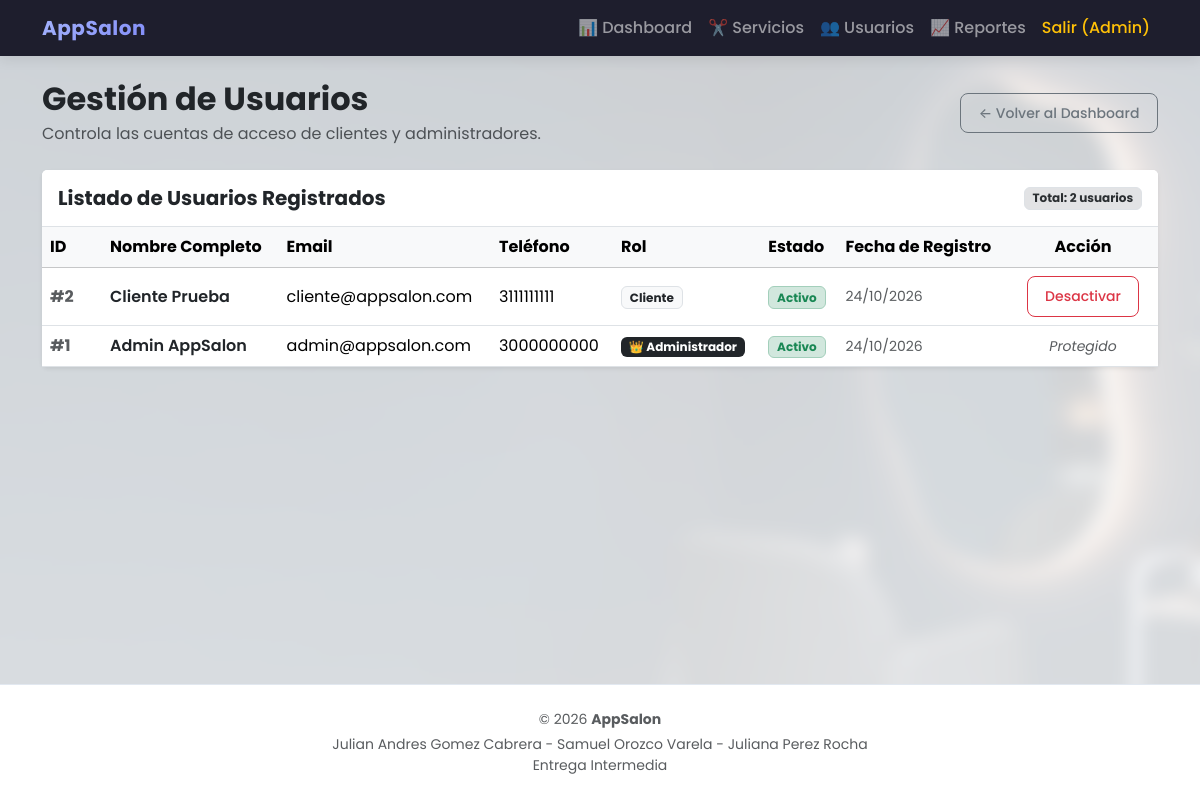
Screenshot of /index.php?url=admin/usuarios (signed in) with the database file from the repository.
### tables this page shows
CREATE TABLE usuarios (
  id INT PRIMARY KEY AUTO_INCREMENT,
  nombre VARCHAR(60) NOT NULL,
  apellido VARCHAR(60) NOT NULL,
  email VARCHAR(60) UNIQUE NOT NULL,
  password VARCHAR(255) NOT NULL,
  telefono VARCHAR(10),
  admin TINYINT(1) DEFAULT 0,
  confirmado TINYINT(1) DEFAULT 0,
  token VARCHAR(15),
  created_at TIMESTAMP DEFAULT CURRENT_TIMESTAMP,
  updated_at TIMESTAMP DEFAULT CURRENT_TIMESTAMP ON UPDATE CURRENT_TIMESTAMP
);

### includes/functions.php (called while the page is built, shortened)
<?php
function e($texto): string {
    return htmlspecialchars((string)$texto, ENT_QUOTES, 'UTF-8');
}
function render(string $vista, array $datos = []): void {
    extract($datos);
    include __DIR__ . '/../views/layout/header.php';
    include __DIR__ . '/../views/' . $vista . '.php';
    include __DIR__ . '/../views/layout/footer.php';
}

### controllers/AdminController.php (called while the page is built, shortened)
<?php
class AdminController {
    public function usuarios() {
        $usuarios = User::todos();
        render('admin/usuarios', [
            'usuarios' => $usuarios
        ]);
    }
}

### public/index.php (called while the page is built, shortened)
<?php
require_once __DIR__ . '/../includes/functions.php';
$rutas = [
    'auth/login'    => ['AuthController', 'login'],
    'auth/registro' => ['AuthController', 'registro'],
    'auth/logout'   => ['AuthController', 'logout'],
    'servicios/index'   => ['ServiceController', 'index'],
    'servicios/admin'   => ['ServiceController', 'admin'],
    'servicios/crear'   => ['ServiceController', 'crear'],
    'servicios/editar'  => ['ServiceController', 'editar'],
    'servicios/eliminar'=> ['ServiceController', 'eliminar'],
    'citas/crear'          => ['AppointmentController', 'crear'],
    'citas/editar'         => ['AppointmentController', 'editar'],
    'citas/mis-citas'      => ['AppointmentController', 'misCitas'],
    'citas/cancelar'       => ['AppointmentController', 'cancelar'],
    'citas/horas-ocupadas' => ['AppointmentController', 'horasOcupadas'],
    'citas/ver-correo'     => ['AppointmentController', 'verCorreoCita'],
    'admin/dashboard'      => ['AdminController', 'index'],
    'admin/cita-estado'    => ['AdminController', 'cambiarEstadoCita'],
    'admin/usuarios'       => ['AdminController', 'usuarios'],
    'admin/usuario-toggle' => ['AdminController', 'toggleUsuario'],
    'admin/disponibilidad' => ['AdminController', 'disponibilidad'],
    'admin/bloquear-hora'  => ['AdminController', 'bloquearHora'],
    'admin/liberar-hora'   => ['AdminController', 'liberarHora'],
    'admin/buzon'          => ['AdminController', 'buzon'],
    'admin/buzon-ver'      => ['AdminController', 'verCorreo'],
    'reportes/index' => ['ReportController', 'index'],
    'reportes/csv'   => ['ReportController', 'csv'],
    'reportes/pdf'   => ['ReportController', 'pdf'],
];
$url = $_GET['url'] ?? 'servicios/index';
try {
    [$controlador, $metodo] = $rutas[$url];
    (new $controlador())->$metodo();
} catch (Throwable $ex) {
    error_log($ex->getMessage());
    http_response_code(500);
    render('error', ['mensaje' => 'Ocurrió un error inesperado']);
}

### models/User.php (called while the page is built, shortened)
<?php
class User {
    public static function todos(): array {
        $db = conectarDB();
        $query = "SELECT id, nombre, apellido, email, telefono, admin, confirmado, created_at
                  FROM usuarios
                  ORDER BY id DESC";
        return $db->query($query)->fetchAll();
    }
}

### views/admin/usuarios.php (the view, shortened to what this page needs)
<div class="d-flex justify-content-between align-items-center mb-4">
    <div>
        <h1 class="h2 fw-bold text-dark mb-1">Gestión de Usuarios</h1>
        <p class="text-muted mb-0">Controla las cuentas de acceso de clientes y administradores.</p>
    </div>
    <a href="<?= BASE_URL ?>/index.php?url=admin/dashboard" class="btn btn-outline-secondary btn-sm">
        ← Volver al Dashboard
    </a>
</div>
<div class="card shadow-sm border-0">
    <div class="card-header bg-white py-3 border-bottom d-flex justify-content-between align-items-center">
        <h5 class="mb-0 fw-bold">Listado de Usuarios Registrados</h5>
        <span class="badge bg-secondary-subtle text-secondary-emphasis border">
            Total: <?= count($usuarios) ?> usuarios
        </span>
    </div>
    <div class="table-responsive">
        <table class="table table-hover align-middle mb-0">
            <thead class="table-light">
                <tr>
                    <th style="width: 60px;">ID</th>
                    <th>Nombre Completo</th>
                    <th>Email</th>
                    <th>Teléfono</th>
                    <th>Rol</th>
                    <th>Estado</th>
                    <th>Fecha de Registro</th>
                    <th class="text-center" style="width: 150px;">Acción</th>
                </tr>
            </thead>
            <tbody>
                <?php foreach ($usuarios as $u): ?>
                    <tr>
                        <td class="text-muted fw-bold">#<?= e($u['id']) ?></td>
                        <td class="fw-semibold text-dark">
                            <?= e($u['nombre'] . ' ' . $u['apellido']) ?>
                        </td>
                        <td><?= e($u['email']) ?></td>
                        <td><?= e($u['telefono'] ?? 'Sin registrar') ?></td>
                        <td>
                            <?php if (!empty($u['admin'])): ?>
                                <span class="badge bg-dark">👑 Administrador</span>
                            <?php else: ?>
                                <span class="badge bg-light text-dark border">Cliente</span>
                            <?php endif; ?>
                        </td>
                        <td>
                            <?php if (!empty($u['confirmado'])): ?>
                                <span class="badge bg-success-subtle text-success border border-success-subtle">Activo</span>
                            <?php else: ?>
                                <span class="badge bg-danger-subtle text-danger border border-danger-subtle">Inactivo</span>
                            <?php endif; ?>
                        </td>
                        <td class="small text-muted">
                            <?= date('d/m/Y', strtotime($u['created_at'])) ?>
                        </td>
                        <td class="text-center">
                            <?php if (!empty($u['admin'])): ?>
                                <span class="text-muted small fst-italic">Protegido</span>
                            <?php else: ?>
                                <form action="<?= BASE_URL ?>/index.php?url=admin/usuario-toggle" method="POST">
                                    <?php if (!empty($u['confirmado'])): ?>
                                        <button type="submit" class="btn btn-sm btn-outline-danger" title="Desactivar cuenta">
                                            Desactivar
                                        </button>
                                    <?php else: ?>
                                        <button type="submit" class="btn btn-sm btn-outline-success" title="Activar cuenta">
                                            Activar
                                        </button>
                                    <?php endif; ?>
                                </form>
                            <?php endif; ?>
                        </td>
                    </tr>
                <?php endforeach; ?>
            </tbody>
        </table>
    </div>
</div>

### public/css/styles.css (style rules this page uses)
:root { --primary-color: #6366f1; --primary-hover: #4f46e5; --dark-bg: #1e1e2d; --card-border: rgba(0, 0, 0, 0.06); }
body { font-family: 'Poppins', -apple-system, BlinkMacSystemFont, sans-serif; background: transparent !important; color: #334155; min-height: 100vh; display: flex; flex-direction: column; position: relative; }
body::before { content: ""; position: fixed; top: 0; left: 0; width: 100vw; height: 100vh; background-image: linear-gradient(rgba(248, 250, 252, 0.82), rgba(248, 250, 252, 0.88)), url('../img/fondoappsalon.jpeg'); background-size: cover; background-position: center center; background-repeat: no-repeat; filter: blur(8px); transform: scale(1.05); z-index: -1; pointer-events: none; }
.btn { border-radius: 8px; font-weight: 500; padding: 0.55rem 1.1rem; transition: all 0.2s ease; }

### rows the page displays
usuarios: id "2", nombre+apellido "Cliente Prueba", email "cliente@appsalon.com", telefono "3111111111", admin "Cliente", confirmado "Activo", created_at "24/10/2026"
usuarios: id "1", nombre+apellido "Admin AppSalon", email "admin@appsalon.com", telefono "3000000000", admin "👑 Administrador", confirmado "Activo", created_at "24/10/2026"

### other values shown
$_SESSION['nombre'] "Admin"
count($usuarios) "2"
